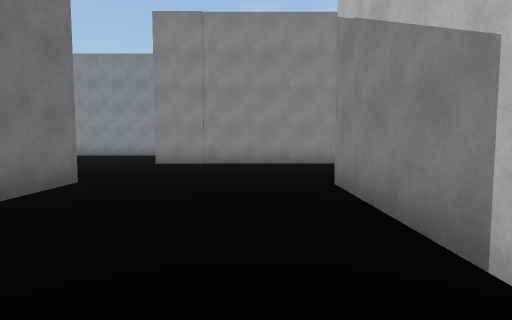
[1] (above)

23 first-person views from a walk through a 3-D level made in the Unity game engine. The camera is 1.4 m above the floor, tilts 4° down and sees 80° across. The floor is counted in squares, 2 m on a side. Each view is taken from the middle of a square. On the plan, view 1 faces up. The plan holds only what a view shows up to about 10 squares ahead; the rest is blank. The place goes on beyond the plan. The player is left out.

[2]
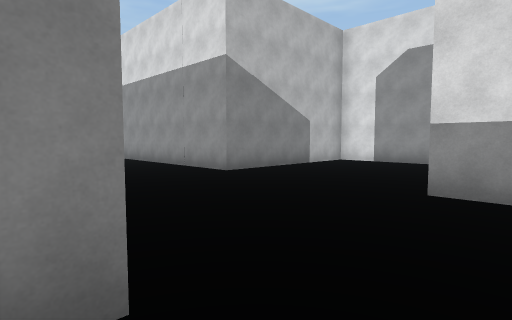

[3]
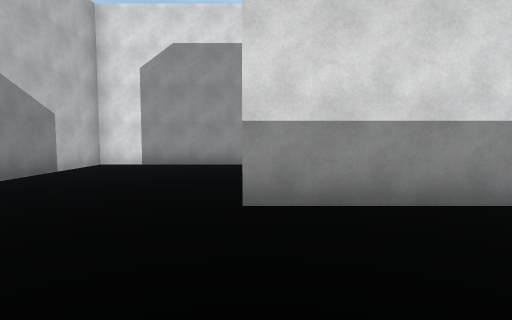

[4]
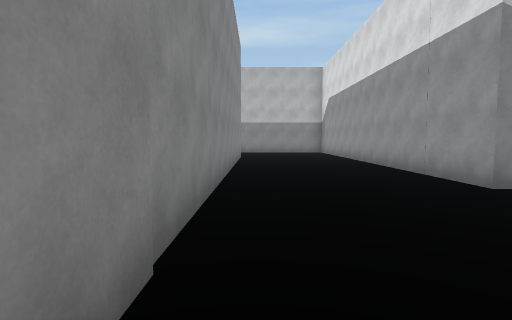

[5]
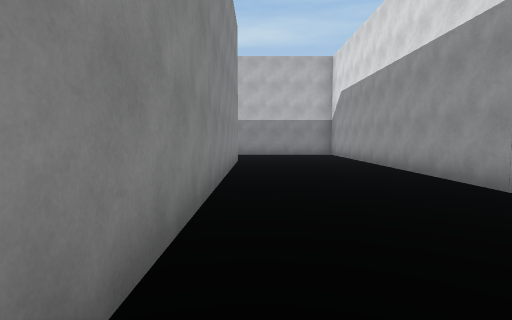

[6]
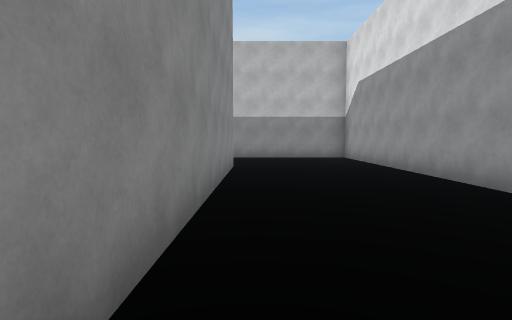

[7]
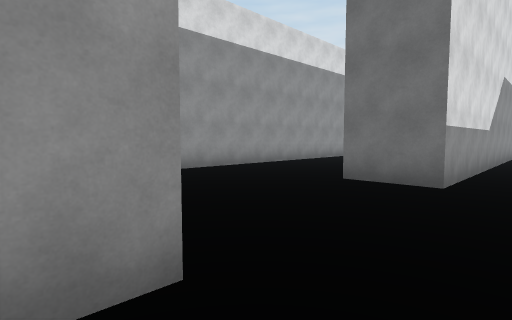

[8]
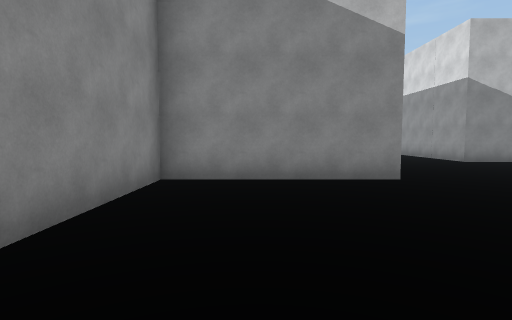

[9]
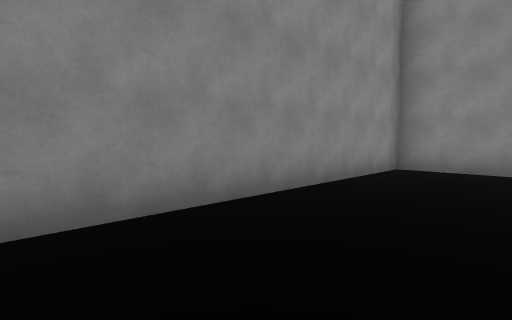

[10]
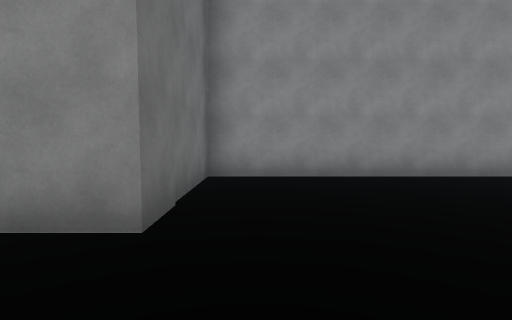

[11]
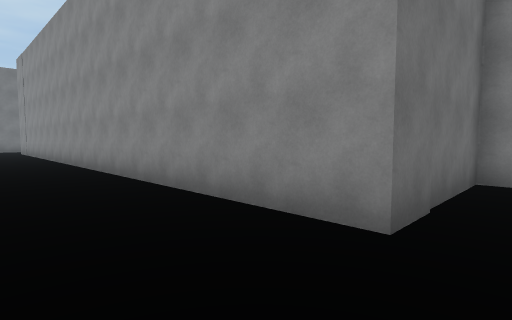

[12]
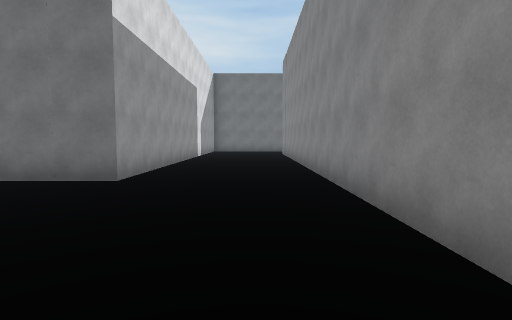

[13]
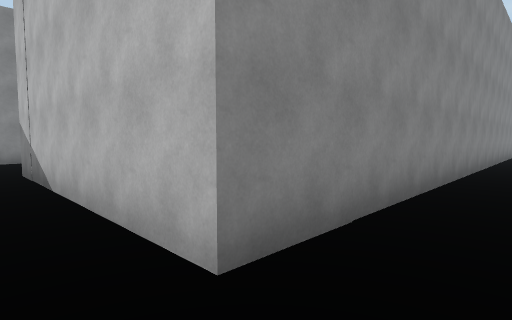

[14]
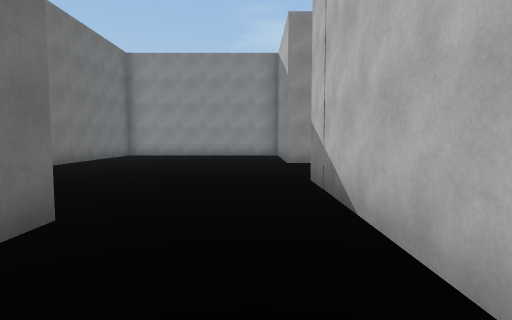

[15]
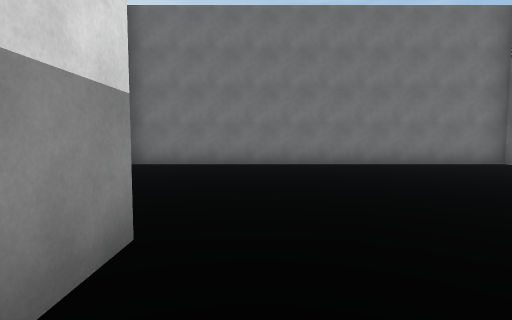

[16]
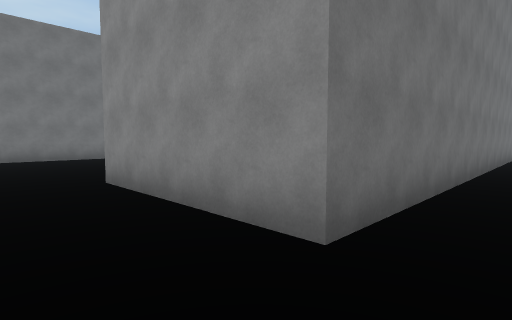

[17]
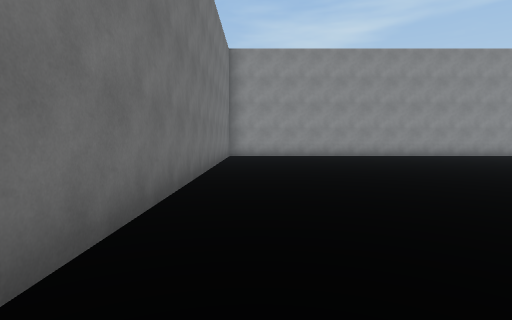

[18]
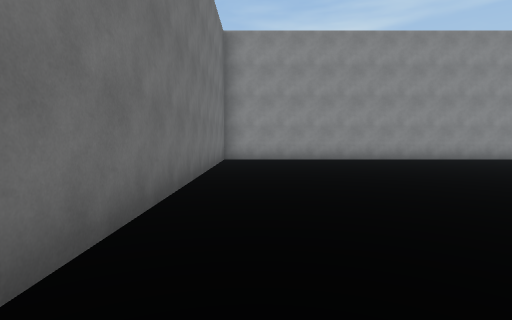

[19]
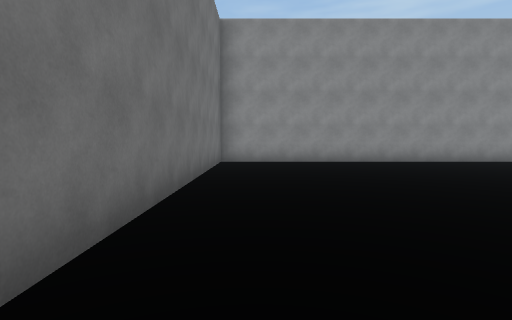

[20]
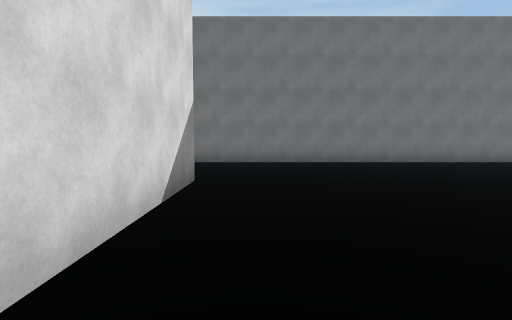

[21]
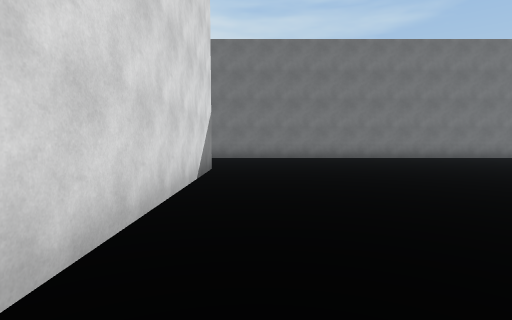

[22]
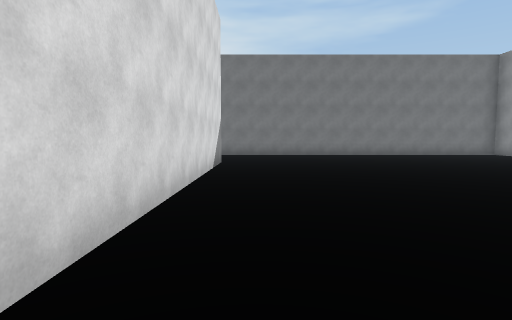

[23]
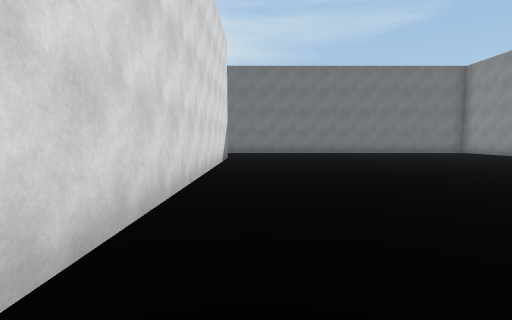

### Floor plan
Points are (right, up) in squares from view 1. A wall is a line through its corners. A room is listed if a view was taken in it or the views show most of it. See-through windows are left out.
Room 1 (views 1, 2, 3, 4, 5, 6, 7, 8, 9, 10, 11, 12, 13, 14)
walls: (-10.9, 4.7) (-2.9, 4.7) (-2.9, 3.2); (8.8, 8.6) (-2.8, 8.6) (-2.8, 12.6) (-10.8, 12.6) (-10.8, 9.2) (-27.1, 9.2) (-27.1, 13.4); (-6, -0.2) (1.2, -0.2) (1.2, 4.7) (11, 4.7); (-23, 5.7) (-18, 5.7) (-18, 3.8); (-29.7, 12.6) (-29.7, 12)
Room 2 (views 15, 16, 17, 18, 19, 20, 21, 22, 23)
walls: (-19.1, 20) (-9.1, 20); (-14.2, 31.2) (-23.1, 31.2) (-23.1, 18.7) (-27.1, 18.7) (-27.1, 19.9); (-27.1, 13.4) (-27.1, 15.2) (-25.9, 15.2); (-33.3, 22.9) (-33.3, 12.5)

Where each view was taken, in squares from view 1:
view 1: 0 up, 0 right, facing up
view 2: 9 up, 4 left, facing down-right
view 3: 8 up, 3 left, facing down
view 4: 8 up, 3 left, facing right
view 5: 8 up, 1 left, facing right
view 6: 8 up, 1 right, facing right
view 7: 6 up, 2 right, facing down-left
view 8: 11 up, 8 left, facing right
view 9: 10 up, 10 left, facing up-right
view 10: 7 up, 10 left, facing up
view 11: 7 up, 10 left, facing up-left
view 12: 8 up, 13 left, facing left
view 13: 8 up, 28 left, facing up-right
view 14: 10 up, 28 left, facing up
view 15: 16 up, 25 left, facing left
view 16: 17 up, 22 left, facing up-left
view 17: 19 up, 22 left, facing up
view 18: 21 up, 22 left, facing up
view 19: 22 up, 22 left, facing up
view 20: 21 up, 14 left, facing left
view 21: 21 up, 12 left, facing left
view 22: 21 up, 10 left, facing left
view 23: 21 up, 8 left, facing left
